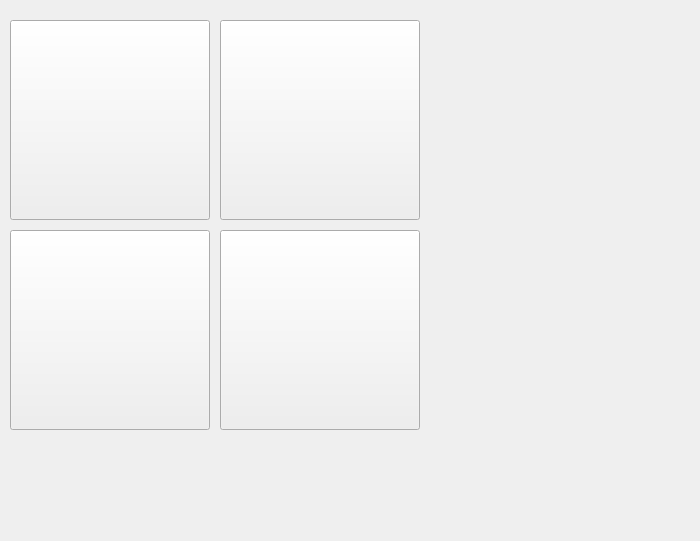
<?xml version="1.0" encoding="UTF-8"?>
<ui version="4.0">
 <class>MainWindow</class>
 <widget class="QMainWindow" name="MainWindow">
  <property name="geometry">
   <rect>
    <x>0</x>
    <y>0</y>
    <width>700</width>
    <height>541</height>
   </rect>
  </property>
  <property name="windowTitle">
   <string>MainWindow</string>
  </property>
  <widget class="QWidget" name="centralwidget">
   <widget class="QPushButton" name="hangGame">
    <property name="geometry">
     <rect>
      <x>10</x>
      <y>20</y>
      <width>200</width>
      <height>200</height>
     </rect>
    </property>
    <property name="styleSheet">
     <string notr="true">background-image: url(:/menu/hanggame.jpg);</string>
    </property>
    <property name="text">
     <string/>
    </property>
   </widget>
   <widget class="QPushButton" name="ticTacToe">
    <property name="geometry">
     <rect>
      <x>220</x>
      <y>20</y>
      <width>200</width>
      <height>200</height>
     </rect>
    </property>
    <property name="styleSheet">
     <string notr="true">background-image: url(:/menu/tictactoe.jpg);</string>
    </property>
    <property name="text">
     <string/>
    </property>
   </widget>
   <widget class="QPushButton" name="joKenPo">
    <property name="geometry">
     <rect>
      <x>10</x>
      <y>230</y>
      <width>200</width>
      <height>200</height>
     </rect>
    </property>
    <property name="styleSheet">
     <string notr="true">background-image: url(:/menu/jokenpo.jpg);</string>
    </property>
    <property name="text">
     <string/>
    </property>
   </widget>
   <widget class="QPushButton" name="github">
    <property name="geometry">
     <rect>
      <x>220</x>
      <y>230</y>
      <width>200</width>
      <height>200</height>
     </rect>
    </property>
    <property name="styleSheet">
     <string notr="true">background-image: url(:/menu/github.jpg);</string>
    </property>
    <property name="text">
     <string/>
    </property>
   </widget>
   <widget class="QLabel" name="label">
    <property name="geometry">
     <rect>
      <x>450</x>
      <y>20</y>
      <width>191</width>
      <height>201</height>
     </rect>
    </property>
    <property name="text">
     <string/>
    </property>
    <property name="pixmap">
     <pixmap resource="resources.qrc">:/menu/virf-logo.png</pixmap>
    </property>
    <property name="scaledContents">
     <bool>true</bool>
    </property>
   </widget>
  </widget>
 </widget>
 <resources>
  <include location="resources.qrc"/>
 </resources>
 <connections/>
</ui>
